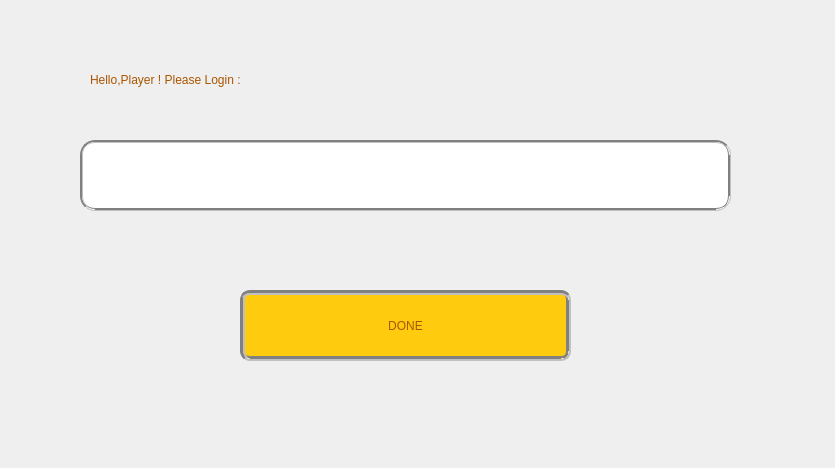
<?xml version="1.0" encoding="UTF-8"?>
<ui version="4.0">
 <class>loginDialog</class>
 <widget class="QDialog" name="loginDialog">
  <property name="geometry">
   <rect>
    <x>0</x>
    <y>0</y>
    <width>835</width>
    <height>468</height>
   </rect>
  </property>
  <property name="windowTitle">
   <string>User Login</string>
  </property>
  <widget class="QLineEdit" name="userNameLineEdit">
   <property name="geometry">
    <rect>
     <x>80</x>
     <y>140</y>
     <width>651</width>
     <height>71</height>
    </rect>
   </property>
   <property name="styleSheet">
    <string notr="true">font: 75 20pt &quot;CabinSketch&quot;;
border-radius: 15px; 
border: 3px groove gray;
color: rgb(170, 85, 0);;
</string>
   </property>
   <property name="text">
    <string/>
   </property>
  </widget>
  <widget class="QLabel" name="label">
   <property name="geometry">
    <rect>
     <x>90</x>
     <y>20</y>
     <width>601</width>
     <height>121</height>
    </rect>
   </property>
   <property name="styleSheet">
    <string notr="true">
font: 18pt &quot;Agency FB&quot;;
color: rgb(170, 85, 0);</string>
   </property>
   <property name="text">
    <string>&lt;html&gt;&lt;head/&gt;&lt;body&gt;&lt;p&gt;Hello,Player ! Please Login :&lt;/p&gt;&lt;/body&gt;&lt;/html&gt;</string>
   </property>
  </widget>
  <widget class="QPushButton" name="pushButton">
   <property name="geometry">
    <rect>
     <x>240</x>
     <y>290</y>
     <width>331</width>
     <height>71</height>
    </rect>
   </property>
   <property name="styleSheet">
    <string notr="true">font: 75 18pt &quot;CabinSketch&quot;;
color: rgb(170, 85, 0);
border-radius: 10px; 
border: 5px groove gray;
background-color: rgb(255, 203, 14);</string>
   </property>
   <property name="text">
    <string>DONE</string>
   </property>
  </widget>
  <widget class="QLabel" name="label_2">
   <property name="geometry">
    <rect>
     <x>90</x>
     <y>220</y>
     <width>301</width>
     <height>31</height>
    </rect>
   </property>
   <property name="styleSheet">
    <string notr="true">
font: 16pt &quot;Agency FB&quot;;</string>
   </property>
   <property name="text">
    <string/>
   </property>
  </widget>
 </widget>
 <resources/>
 <connections/>
</ui>
